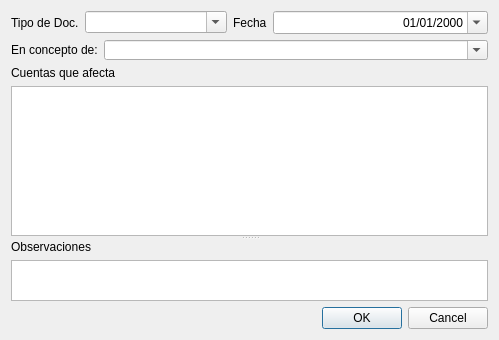
<?xml version="1.0" encoding="UTF-8"?>
<ui version="4.0">
 <class>dlgMovimientosBancarios</class>
 <widget class="QDialog" name="dlgMovimientosBancarios">
  <property name="geometry">
   <rect>
    <x>0</x>
    <y>0</y>
    <width>499</width>
    <height>340</height>
   </rect>
  </property>
  <property name="maximumSize">
   <size>
    <width>16777215</width>
    <height>16777215</height>
   </size>
  </property>
  <property name="windowTitle">
   <string>Notas de Credito o Debito</string>
  </property>
  <property name="windowIcon">
   <iconset resource="res.qrc">
    <normaloff>:/icons/res/logo.png</normaloff>:/icons/res/logo.png</iconset>
  </property>
  <layout class="QGridLayout" name="gridLayout">
   <item row="0" column="0">
    <layout class="QHBoxLayout" name="horizontalLayout_30">
     <item>
      <layout class="QHBoxLayout" name="horizontalLayout_31">
       <item>
        <widget class="QLabel" name="label_25">
         <property name="sizePolicy">
          <sizepolicy hsizetype="Fixed" vsizetype="Preferred">
           <horstretch>0</horstretch>
           <verstretch>0</verstretch>
          </sizepolicy>
         </property>
         <property name="text">
          <string>Tipo de Doc.</string>
         </property>
        </widget>
       </item>
       <item>
        <widget class="QComboBox" name="cbtipodoc">
         <property name="sizePolicy">
          <sizepolicy hsizetype="MinimumExpanding" vsizetype="Fixed">
           <horstretch>0</horstretch>
           <verstretch>0</verstretch>
          </sizepolicy>
         </property>
         <property name="editable">
          <bool>true</bool>
         </property>
         <property name="currentIndex">
          <number>-1</number>
         </property>
        </widget>
       </item>
      </layout>
     </item>
     <item>
      <widget class="QLabel" name="label_26">
       <property name="sizePolicy">
        <sizepolicy hsizetype="Fixed" vsizetype="Preferred">
         <horstretch>0</horstretch>
         <verstretch>0</verstretch>
        </sizepolicy>
       </property>
       <property name="text">
        <string>Fecha</string>
       </property>
       <property name="buddy">
        <cstring>dtPicker</cstring>
       </property>
      </widget>
     </item>
     <item>
      <widget class="QDateTimeEdit" name="dtPicker">
       <property name="sizePolicy">
        <sizepolicy hsizetype="MinimumExpanding" vsizetype="Fixed">
         <horstretch>0</horstretch>
         <verstretch>0</verstretch>
        </sizepolicy>
       </property>
       <property name="alignment">
        <set>Qt::AlignRight|Qt::AlignTrailing|Qt::AlignVCenter</set>
       </property>
       <property name="readOnly">
        <bool>false</bool>
       </property>
       <property name="displayFormat">
        <string>dd/MM/yyyy</string>
       </property>
       <property name="calendarPopup">
        <bool>true</bool>
       </property>
      </widget>
     </item>
    </layout>
   </item>
   <item row="1" column="0">
    <layout class="QHBoxLayout" name="horizontalLayout_28">
     <item>
      <widget class="QLabel" name="label_23">
       <property name="sizePolicy">
        <sizepolicy hsizetype="Fixed" vsizetype="Preferred">
         <horstretch>0</horstretch>
         <verstretch>0</verstretch>
        </sizepolicy>
       </property>
       <property name="text">
        <string>En concepto de:</string>
       </property>
      </widget>
     </item>
     <item>
      <widget class="QComboBox" name="cbconcepto">
       <property name="minimumSize">
        <size>
         <width>0</width>
         <height>20</height>
        </size>
       </property>
       <property name="editable">
        <bool>true</bool>
       </property>
      </widget>
     </item>
    </layout>
   </item>
   <item row="2" column="0">
    <widget class="QLabel" name="label_22">
     <property name="sizePolicy">
      <sizepolicy hsizetype="Fixed" vsizetype="Preferred">
       <horstretch>0</horstretch>
       <verstretch>0</verstretch>
      </sizepolicy>
     </property>
     <property name="text">
      <string>Cuentas que afecta</string>
     </property>
    </widget>
   </item>
   <item row="3" column="0">
    <widget class="QSplitter" name="splitter_4">
     <property name="orientation">
      <enum>Qt::Vertical</enum>
     </property>
     <widget class="QTableView" name="tabledetails">
      <property name="sizePolicy">
       <sizepolicy hsizetype="Expanding" vsizetype="Expanding">
        <horstretch>1</horstretch>
        <verstretch>0</verstretch>
       </sizepolicy>
      </property>
      <property name="minimumSize">
       <size>
        <width>300</width>
        <height>150</height>
       </size>
      </property>
      <property name="editTriggers">
       <set>QAbstractItemView::NoEditTriggers</set>
      </property>
     </widget>
     <widget class="QWidget" name="layoutWidget_17">
      <layout class="QVBoxLayout" name="verticalLayout_13">
       <item>
        <widget class="QLabel" name="label_24">
         <property name="sizePolicy">
          <sizepolicy hsizetype="Fixed" vsizetype="Preferred">
           <horstretch>0</horstretch>
           <verstretch>0</verstretch>
          </sizepolicy>
         </property>
         <property name="text">
          <string>Observaciones</string>
         </property>
        </widget>
       </item>
       <item>
        <widget class="QTextEdit" name="txtobservaciones">
         <property name="sizePolicy">
          <sizepolicy hsizetype="Expanding" vsizetype="Minimum">
           <horstretch>0</horstretch>
           <verstretch>0</verstretch>
          </sizepolicy>
         </property>
         <property name="minimumSize">
          <size>
           <width>0</width>
           <height>40</height>
          </size>
         </property>
        </widget>
       </item>
      </layout>
     </widget>
    </widget>
   </item>
   <item row="4" column="0">
    <widget class="QDialogButtonBox" name="buttonBox">
     <property name="standardButtons">
      <set>QDialogButtonBox::Cancel|QDialogButtonBox::Ok</set>
     </property>
    </widget>
   </item>
  </layout>
 </widget>
 <resources>
  <include location="res.qrc"/>
 </resources>
 <connections/>
</ui>
